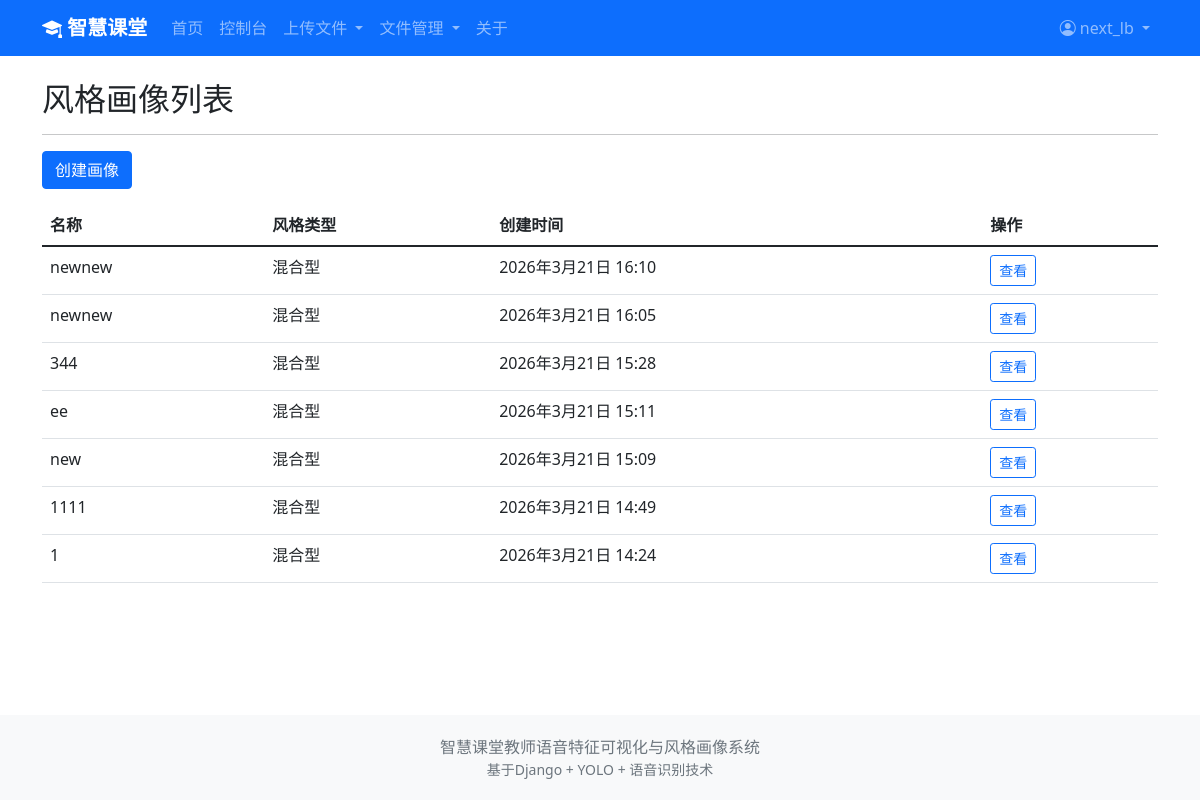
Before: /analysis/profile/list/ (signed in) with the older database file.
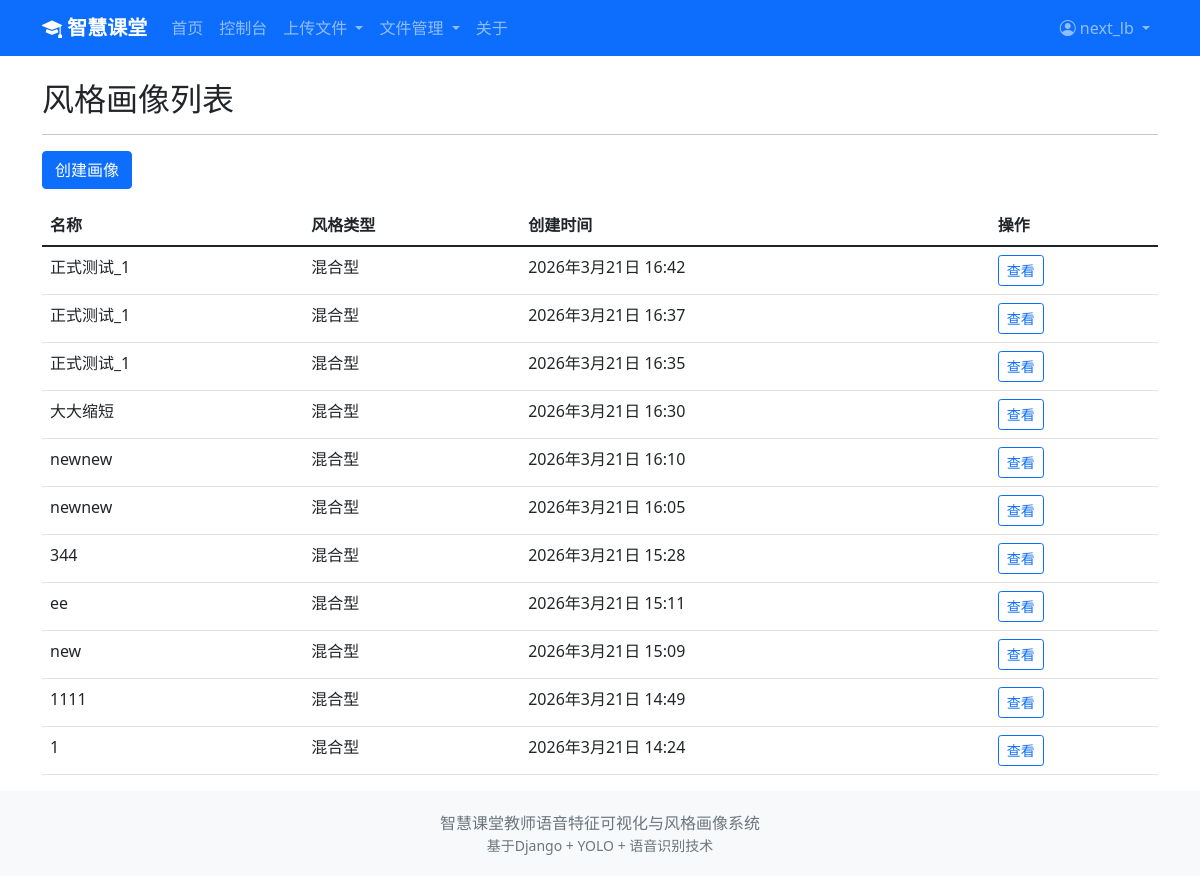
After: the same page with the newer database file.
### analysis/models.py (models this page shows, shortened)
class TeacherStyleProfile(models.Model):
    STYLE_TYPE_CHOICES = [
        ('active_interactive', '活跃互动型'),
        ('calm_lecture', '沉稳讲授型'),
        ('walking_guide', '走动引导型'),
        ('mixed', '混合型'),
    ]
    user = models.ForeignKey(User, on_delete=models.CASCADE, related_name='style_profiles', verbose_name='所属用户')
    name = models.CharField(max_length=100, verbose_name='画像名称')
    audio_result = models.ForeignKey(AudioAnalysisResult, on_delete=models.SET_NULL, null=True, blank=True, related_name='profile', verbose_name='语音分析结果')
    video_result = models.ForeignKey(VideoAnalysisResult, on_delete=models.SET_NULL, null=True, blank=True, related_name='profile', verbose_name='视频分析结果')
    style_type = models.CharField(max_length=50, choices=STYLE_TYPE_CHOICES, default='mixed', verbose_name='风格类型')
    style_tags = models.JSONField(default=list, verbose_name='风格标签列表')
    feature_vector = models.JSONField(default=dict, verbose_name='融合特征向量')
    radar_data = models.JSONField(default=dict, verbose_name='雷达图数据')
    timeline_data = models.JSONField(default=dict, verbose_name='时序图数据')
    profile_image_url = models.URLField(null=True, blank=True, verbose_name='风格画像图片URL')
    created_at = models.DateTimeField(auto_now_add=True, verbose_name='创建时间')
    updated_at = models.DateTimeField(auto_now=True, verbose_name='更新时间')
    class Meta:
        db_table = 'teacher_style_profile'
        verbose_name = '教师风格画像'
        verbose_name_plural = '教师风格画像'
        ordering = ['-created_at']

### analysis/views.py (the view)
# urls.py: path('profile/list/', views.profile_list, name='profile_list'),
@login_required
def profile_list(request):
    profiles = TeacherStyleProfile.objects.filter(user=request.user).order_by('-created_at')
    paginator = Paginator(profiles, 10)
    page_number = request.GET.get('page')
    page_obj = paginator.get_page(page_number)
    return render(request, 'analysis/profile_list.html', {
        'page_obj': page_obj,
        'profiles': profiles
    })

### templates/analysis/profile_list.html (shortened to what this page needs)
{% extends 'base.html' %}
{% block content %}
<h2>风格画像列表</h2>
<hr>
<a href="{% url 'analysis:create_profile' %}" class="btn btn-primary mb-3">创建画像</a>
<table class="table table-hover">
    <thead><tr><th>名称</th><th>风格类型</th><th>创建时间</th><th>操作</th></tr></thead>
    <tbody>
        {% for profile in profiles %}
        <tr><td>{{ profile.name }}</td><td>{{ profile.get_style_type_display }}</td><td>{{ profile.created_at }}</td><td><a href="{% url 'analysis:profile_detail' profile.id %}" class="btn btn-sm btn-outline-primary">查看</a></td></tr>
        {% empty %}
        <tr><td colspan="4" class="text-center text-muted">暂无画像</td></tr>
        {% endfor %}
    </tbody>
</table>
{% endblock %}

### templates/base.html (shortened to what this page needs)
<!DOCTYPE html>
<html lang="zh-CN">
<head>
    <link href="https://cdn.jsdelivr.net/npm/bootstrap@5.1.3/dist/css/bootstrap.min.css" rel="stylesheet">
    <link rel="stylesheet" href="https://cdn.jsdelivr.net/npm/bootstrap-icons@1.8.1/font/bootstrap-icons.css">
</head>
<body>
    <nav class="navbar navbar-expand-lg navbar-dark bg-primary">
        <div class="container">
            <a class="navbar-brand" href="{% url 'home' %}">
                <i class="bi bi-mortarboard-fill"></i> 智慧课堂
            </a>
            <div class="collapse navbar-collapse" id="navbarNav">
                <ul class="navbar-nav me-auto">
                    <li class="nav-item">
                        <a class="nav-link" href="{% url 'home' %}">首页</a>
                    </li>
                    {% if user.is_authenticated %}
                    <li class="nav-item">
                        <a class="nav-link" href="{% url 'dashboard' %}">控制台</a>
                    </li>
                    <li class="nav-item dropdown">
                        <a class="nav-link dropdown-toggle" href="#" id="uploadDropdown" role="button" data-bs-toggle="dropdown">
                            上传文件
                        </a>
                    </li>
                    <li class="nav-item dropdown">
                        <a class="nav-link dropdown-toggle" href="#" id="fileDropdown" role="button" data-bs-toggle="dropdown">
                            文件管理
                        </a>
                    </li>
                    {% endif %}
                    <li class="nav-item">
                        <a class="nav-link" href="{% url 'about' %}">关于</a>
                    </li>
                </ul>
                <ul class="navbar-nav">
                    {% if user.is_authenticated %}
                    <li class="nav-item dropdown">
                        <a class="nav-link dropdown-toggle" href="#" id="userDropdown" role="button" data-bs-toggle="dropdown">
                            <i class="bi bi-person-circle"></i> {{ user.username }}
                        </a>
                    </li>
                    {% endif %}
                </ul>
            </div>
        </div>
    </nav>
    <main>
        <div class="container mt-4">
            {% block content %}{% endblock %}
        </div>
    </main>
    <footer>
        <div class="container text-center">
            <p class="text-muted mb-0">智慧课堂教师语音特征可视化与风格画像系统</p>
            <p class="text-muted small mb-0">基于Django + YOLO + 语音识别技术</p>
        </div>
    </footer>
</body>
</html>

### templates/base.html (style rules this page uses)
body { min-height: 100vh; display: flex; flex-direction: column; }
.navbar-brand { font-weight: bold; }
main { flex: 1; }
footer { background-color: #f8f9fa; padding: 20px 0; }

Changed rows visible on the page:
added TeacherStyleProfile: name "正式测试_1", style_type "混合型", created_at "2026年3月21日 16:42"
added TeacherStyleProfile: name "正式测试_1", style_type "混合型", created_at "2026年3月21日 16:37"
added TeacherStyleProfile: name "正式测试_1", style_type "混合型", created_at "2026年3月21日 16:35"
added TeacherStyleProfile: name "大大缩短", style_type "混合型", created_at "2026年3月21日 16:30"
